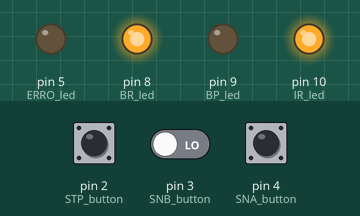
Recording of a sketch running on a simulated Arduino Uno, built with avr-gcc and run on an emulated ATmega328P. On the bench: output pins drawn as LEDs (lit = HIGH). Inputs (shaded band) come from the test bench; at power-on: pin 2 (STP_button) LOW, pin 4 (SNA_button) LOW, pin 3 (SNB_button) LOW.

Above: at 1.2 s.
1.3 s: pin 2 (STP_button) pulled HIGH for 0.15 s
At 1.37 s:
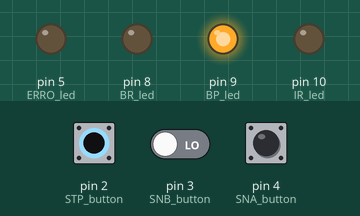
2.9 s: pin 4 (SNA_button) pulled HIGH for 0.15 s
At 2.97 s:
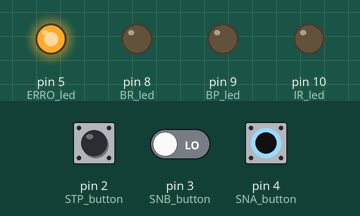
4.5 s: pin 4 (SNA_button) pulled HIGH for 3.2 s
At 8.7 s:
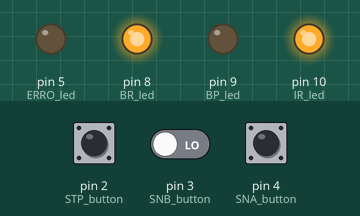
9.2 s: pin 2 (STP_button) pulled HIGH for 3.2 s
At 9.9 s:
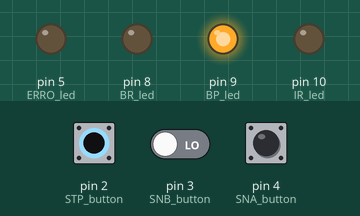
13.9 s: pin 3 (SNB_button) driven HIGH and pin 4 (SNA_button) driven HIGH
At 14.7 s:
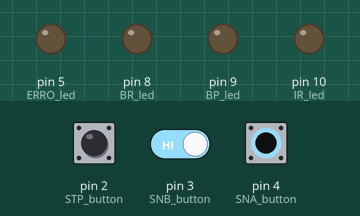
Timing chart, 0 to 16.4 s (numbered marks = the images above; inputs shaded):
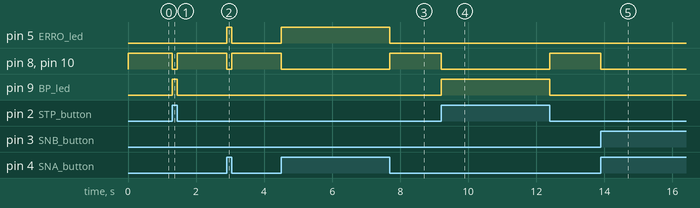

The sketch:

ArduinoJoaoEAugusto.ino
```cpp
//Augusto Z. Vitali e João Victor Benedet Machado - 1190

const int SNA_button = 4;  // declara os pinos de acordo com as entradas do arduino
const int SNB_button = 3;
const int STP_button = 2;

const int ERRO_led = 5;
const int IR_led = 10;
const int BP_led = 9;
const int BR_led = 8;

void setup() { // configura os pinos como entrada ou saida
  pinMode(SNA_button, INPUT);
  pinMode(SNB_button, INPUT);
  pinMode(STP_button, INPUT);
  pinMode(IR_led, OUTPUT);
  pinMode(BP_led, OUTPUT);
  pinMode(BR_led, OUTPUT);
  pinMode(ERRO_led, OUTPUT);
}

void loop() {
  bool SNA_sensor = digitalRead(SNA_button); //Le os sensores do botoes
  bool SNB_sensor = digitalRead(SNB_button);
  bool STP_sensor = digitalRead(STP_button);

  if (SNA_sensor == 1 && SNB_sensor == 1) { //se ambos sensores estiverem ligado, tudo certo, tudo desliga
    digitalWrite(IR_led, LOW);
    digitalWrite(ERRO_led, LOW);
    digitalWrite(BP_led, LOW);
    digitalWrite(BR_led, LOW);
  }
  if (SNA_sensor == 1 && SNB_sensor == 0) { // checa se ha erro, no caso nao tem como ter agua apenas no nivel alto do tanque, caso erro, desliga tudo
    digitalWrite(BP_led, LOW);
    digitalWrite(BR_led, LOW);
    digitalWrite(ERRO_led, HIGH);
    digitalWrite(IR_led, LOW);
  } else if (SNA_sensor == 0 && SNB_sensor == 0) { // se ambos estiverem desligados ele executa o restante do codigo
    if ((SNA_sensor == 0) && (SNB_sensor == 1 || SNB_sensor == 0)) { // se nao tiver agua no nivel acima, e no de baixo tanto faz o nivel, ele checa o seguinte:
      digitalWrite(ERRO_led, LOW);
      if (STP_sensor == 1) { // se tiver agua na bomba principal, ele aciona a bomba reserva
        digitalWrite(BP_led, HIGH);
        digitalWrite(BR_led, LOW);
        digitalWrite(ERRO_led, LOW);
        digitalWrite(IR_led, LOW);
      } else { // caso desligado, ele liga o indicador de bomba e a bomba reserva
        digitalWrite(BP_led, LOW);
        digitalWrite(BR_led, HIGH);
        digitalWrite(IR_led, HIGH);
        digitalWrite(ERRO_led, LOW);
      }
    }
  }
}
```

Measured:
- after the input at 1.3 s, pin 8 (BR_led), pin 10 (IR_led): HIGH → LOW at once, → HIGH 0.15 s later; pin 9 (BP_led): LOW → HIGH at once, → LOW 0.15 s later
- after the input at 2.9 s, pin 5 (ERRO_led): LOW → HIGH at once, → LOW 0.15 s later; pin 8 (BR_led), pin 10 (IR_led): HIGH → LOW at once, → HIGH 0.15 s later
- after the input at 4.5 s, pin 5 (ERRO_led): LOW → HIGH at once, → LOW 3.2 s later; pin 8 (BR_led), pin 10 (IR_led): HIGH → LOW at once, → HIGH 3.2 s later
- after the input at 9.2 s, pin 8 (BR_led), pin 10 (IR_led): HIGH → LOW at once, → HIGH 3.2 s later; pin 9 (BP_led): LOW → HIGH at once, → LOW 3.2 s later
- after the input at 13.9 s, pin 8 (BR_led), pin 10 (IR_led): HIGH → LOW at once
